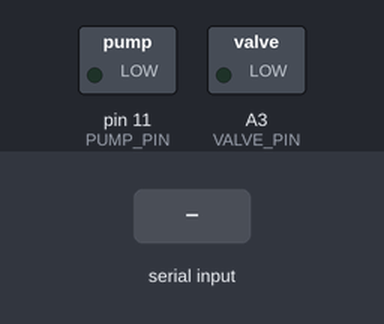
A sketch run on a simulated Arduino Uno, built with avr-gcc and run on an emulated ATmega328P. On the bench: switched loads named in the sketch (green lamp = pin HIGH). The test bench sets the inputs (shaded band).

Above: at 1.2 s.
1.3 s: "2" received over Serial
At 1.6 s:
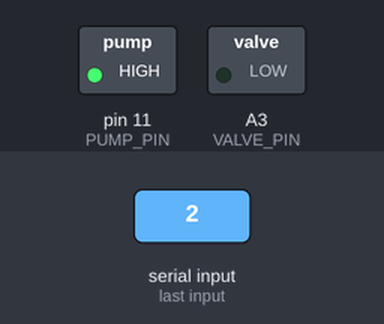
2.8 s: "4" received over Serial
At 4.0 s:
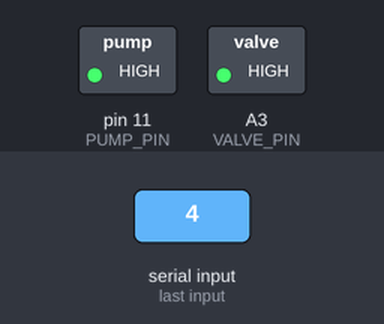
4.3 s: "1" received over Serial
At 5.1 s:
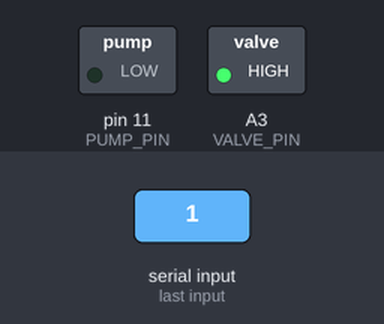
5.8 s: "3" received over Serial
At 6.3 s:
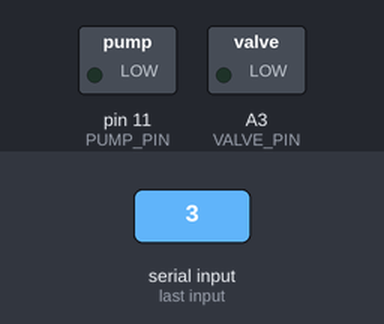
Timing chart, 0 to 8.3 s (numbered marks = the images above; inputs shaded):
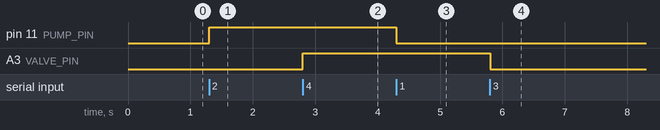

The sketch:

2_Relay_Test.ino
```cpp
// Include the necessary libraries
#include <Stepper.h>

// Define the pins for the relays
#define PUMP_PIN 11
#define VALVE_PIN A3

#define RELAY_OFF HIGH
#define RELAY_ON LOW

void setup() {
  // Set the relay pins as outputs
  pinMode(PUMP_PIN, OUTPUT);
  pinMode(VALVE_PIN, OUTPUT);

  // Initialize both relays to be off


  // Start serial communication
  Serial.begin(9600);
}

void loop() {
  // Check if serial data is available
  if (Serial.available() > 0) {
    // Read the incoming byte
    char command = Serial.read();

    // Act based on the received command
    switch (command) {
      case '1':
        digitalWrite(PUMP_PIN, RELAY_ON); // Turn on pump
        break;
      case '2':
        digitalWrite(PUMP_PIN, RELAY_OFF);  // Turn off pump
        break;
      case '3':
        digitalWrite(VALVE_PIN, RELAY_ON); // Turn on valve
        break;
      case '4':
        digitalWrite(VALVE_PIN, RELAY_OFF);  // Turn off valve
        break;
      default:
        break;
    }
  }
}
```

Measured:
- after the input at 1.3 s, pin 11 (PUMP_PIN): LOW → HIGH at once
- after the input at 2.8 s, A3 (VALVE_PIN): LOW → HIGH at once
- after the input at 4.3 s, pin 11 (PUMP_PIN): HIGH → LOW at once
- after the input at 5.8 s, A3 (VALVE_PIN): HIGH → LOW at once
